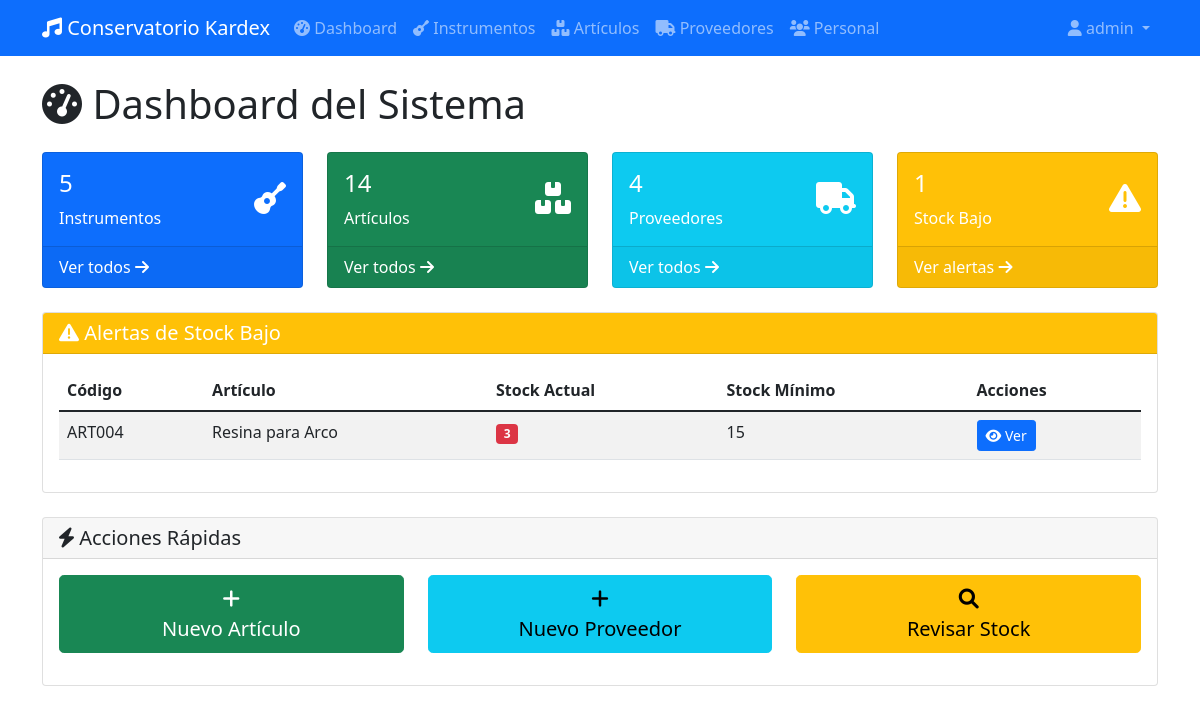
/ (signed in), run on an earlier commit of the app's database.
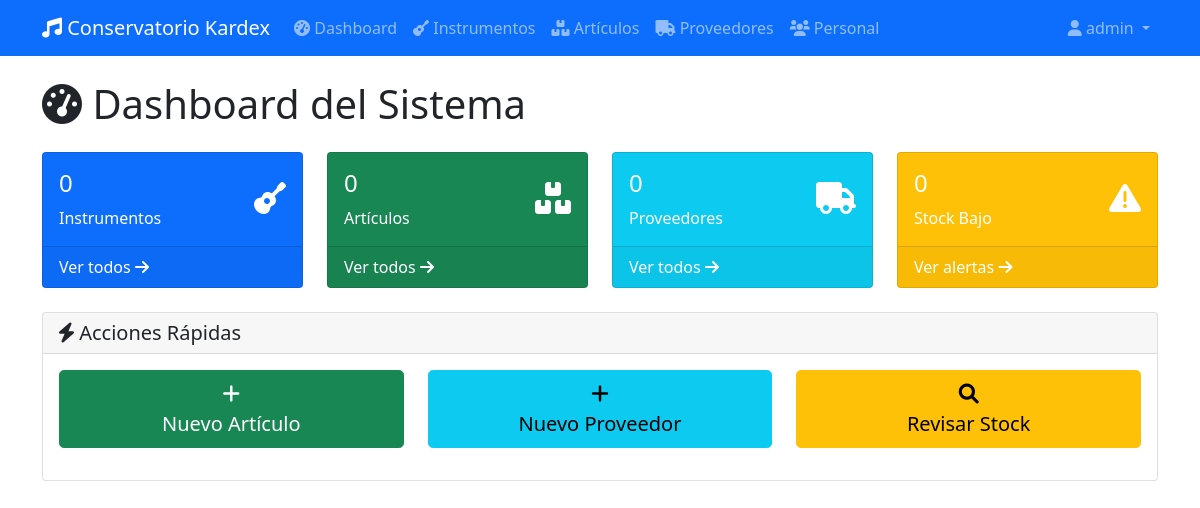
And on a later commit of the database.
### app/database/models.py (models this page shows, shortened)
class Articulo(db.Model):
    __tablename__ = 'tb_articulo'
    i_id = db.Column(db.Integer, db.ForeignKey('tb_item.id'), primary_key=True)
    a_c_contable = db.Column(db.String(20), nullable=False)
    a_stockMax = db.Column(db.Integer)
    a_stockMin = db.Column(db.Integer)
    created_at = db.Column(db.DateTime, default=datetime.utcnow)
    updated_at = db.Column(db.DateTime, default=datetime.utcnow, onupdate=datetime.utcnow)

class BaseModel(db.Model):
    __abstract__ = True
    id = db.Column(db.Integer, primary_key=True)
    created_at = db.Column(db.DateTime, default=datetime.utcnow)
    updated_at = db.Column(db.DateTime, default=datetime.utcnow, onupdate=datetime.utcnow)

class Item(BaseModel):
    __tablename__ = 'tb_item'
    i_codigo = db.Column(db.String(20), unique=True, nullable=False)
    i_nombre = db.Column(db.String(200), nullable=False)
    i_tipo = db.Column(db.String(20), nullable=False)  # 'instrumento' o 'articulo'
    i_cantidad = db.Column(db.Integer, default=0)
    i_vUnitario = db.Column(db.Numeric(10, 2), default=0.0)
    i_vTotal = db.Column(db.Numeric(10, 2), default=0.0)
    instrumento = db.relationship('Instrumento', backref='item', uselist=False)
    articulo = db.relationship('Articulo', backref='item', uselist=False)
    movimientos = db.relationship('MovimientoDetalle', backref='item', lazy=True)
    stock = db.relationship('Stock', backref='item', uselist=False)

### app/routes/web/dashboard.py (the view)
@bp.route('/')
@login_required
def index():
    instrumento_service = InstrumentoService()
    articulo_service = ArticuloService()
    proveedor_service = ProveedorService()
    total_instrumentos = len(instrumento_service.obtener_todos())
    total_articulos = len(articulo_service.obtener_todos())
    total_proveedores = len(proveedor_service.obtener_todos())
    articulos_stock_bajo = len(articulo_service.obtener_stock_bajo())
    estadisticas = {
        'total_instrumentos': total_instrumentos,
        'total_articulos': total_articulos,
        'total_proveedores': total_proveedores,
        'articulos_stock_bajo': articulos_stock_bajo
    }
    alertas_stock = articulo_service.obtener_stock_bajo()
    return render_template('dashboard/index.html',
                         estadisticas=estadisticas,
                         alertas_stock=alertas_stock)

### app/database/models.py (called while the page is built)
    @property
    def username(self):
        return self.u_username

### app/database/repositories/articulos.py (called while the page is built)
    def get_all_with_items(self):
        return db.session.query(Articulo, Item).join(Item, Articulo.i_id == Item.id).all()

    def get_low_stock(self):
        return db.session.query(Articulo, Item).join(Item, Articulo.i_id == Item.id).filter(Item.i_cantidad <= Articulo.a_stockMin).all()

### app/database/repositories/base.py (called while the page is built)
    def get_all(self):
        return self.model.query.all()

### app/database/repositories/instrumentos.py (called while the page is built)
    def get_all_with_items(self):
        return db.session.query(Instrumento, Item).join(Item, Instrumento.i_id == Item.id).all()

### app/services/articulo_service.py (called while the page is built)
    def obtener_todos_articulos(self):
        return self.repo.get_all_with_items()

    def obtener_todos(self):
        return self.obtener_todos_articulos()

    def obtener_articulos_stock_bajo(self):
        return self.repo.get_low_stock()

    def obtener_stock_bajo(self):
        return self.obtener_articulos_stock_bajo()

### app/services/instrumento_service.py (called while the page is built)
    def obtener_todos(self):
        return self.repo.get_all_with_items()

### app/services/proveedor_service.py (called while the page is built)
    def obtener_todos(self):
        return self.repo.get_all()

### app/templates/dashboard/index.html (shortened to what the changed rows need)
{% extends "base.html" %}
{% block content %}
<div class="row">
    <div class="col-12">
        <h1 class="mb-4">
            <i class="fas fa-tachometer-alt"></i> Dashboard del Sistema
        </h1>
    </div>
</div>
<div class="row mb-4">
    <div class="col-md-3">
        <div class="card bg-primary text-white">
            <div class="card-body">
                <div class="d-flex justify-content-between">
                    <div>
                        <h4>{{ estadisticas.total_instrumentos }}</h4>
                        <p class="mb-0">Instrumentos</p>
                    </div>
                </div>
            </div>
        </div>
    </div>
    <div class="col-md-3">
        <div class="card bg-success text-white">
            <div class="card-body">
                <div class="d-flex justify-content-between">
                    <div>
                        <h4>{{ estadisticas.total_articulos }}</h4>
                        <p class="mb-0">Artículos</p>
                    </div>
                </div>
            </div>
        </div>
    </div>
    <div class="col-md-3">
        <div class="card bg-info text-white">
            <div class="card-body">
                <div class="d-flex justify-content-between">
                    <div>
                        <h4>{{ estadisticas.total_proveedores }}</h4>
                        <p class="mb-0">Proveedores</p>
                    </div>
                </div>
            </div>
        </div>
    </div>
    <div class="col-md-3">
        <div class="card bg-warning text-white">
            <div class="card-body">
                <div class="d-flex justify-content-between">
                    <div>
                        <h4>{{ estadisticas.articulos_stock_bajo }}</h4>
                        <p class="mb-0">Stock Bajo</p>
                    </div>
                </div>
            </div>
        </div>
    </div>
</div>
{% if alertas_stock %}
<div class="row">
    <div class="col-12">
        <div class="card">
            <div class="card-header bg-warning text-white">
                <h5 class="mb-0">
                    <i class="fas fa-exclamation-triangle"></i> Alertas de Stock Bajo
                </h5>
            </div>
            <div class="card-body">
                <div class="table-responsive">
                    <table class="table table-striped">
                        <thead>
                            <tr>
                                <th>Código</th>
                                <th>Artículo</th>
                                <th>Stock Actual</th>
                                <th>Stock Mínimo</th>
                                <th>Acciones</th>
                            </tr>
                        </thead>
                        <tbody>
                            {% for articulo, item in alertas_stock %}
                            <tr>
                                <td>{{ item.i_codigo }}</td>
                                <td>{{ item.i_nombre }}</td>
                                <td>
                                    <span class="badge bg-danger">{{ item.i_cantidad }}</span>
                                </td>
                                <td>{{ articulo.a_stockMin }}</td>
                                <td>
                                    <a href="{{ url_for('articulos.detalle_articulo', articulo_id=item.id) }}"
                                       class="btn btn-sm btn-primary">
                                        <i class="fas fa-eye"></i> Ver
                                    </a>
                                </td>
                            </tr>
                            {% endfor %}
                        </tbody>
                    </table>
                </div>
            </div>
        </div>
    </div>
</div>
{% endif %}
{% endblock %}

What changed in the data, as far as the page shows it:
removed Articulo: i_codigo "ART004", i_nombre "Resina para Arco", i_cantidad "3", a_stockMin "15"
Also different on the page:
{{ estadisticas.total_instrumentos }}: "5" → "0"
{{ estadisticas.total_articulos }}: "14" → "0"
{{ estadisticas.total_proveedores }}: "4" → "0"
{{ estadisticas.articulos_stock_bajo }}: "1" → "0"
text no longer shown: "Alertas de Stock Bajo Código Artículo Stock Actual Stock Mínimo Acciones"
